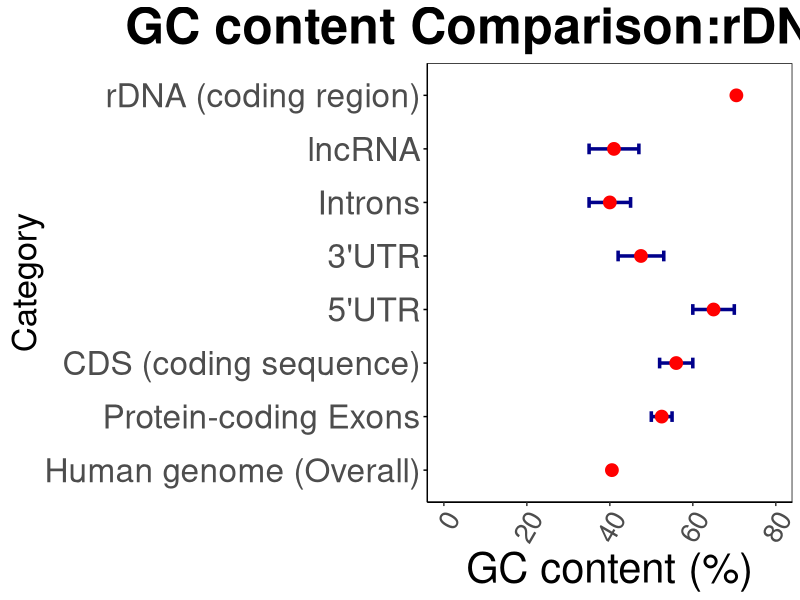
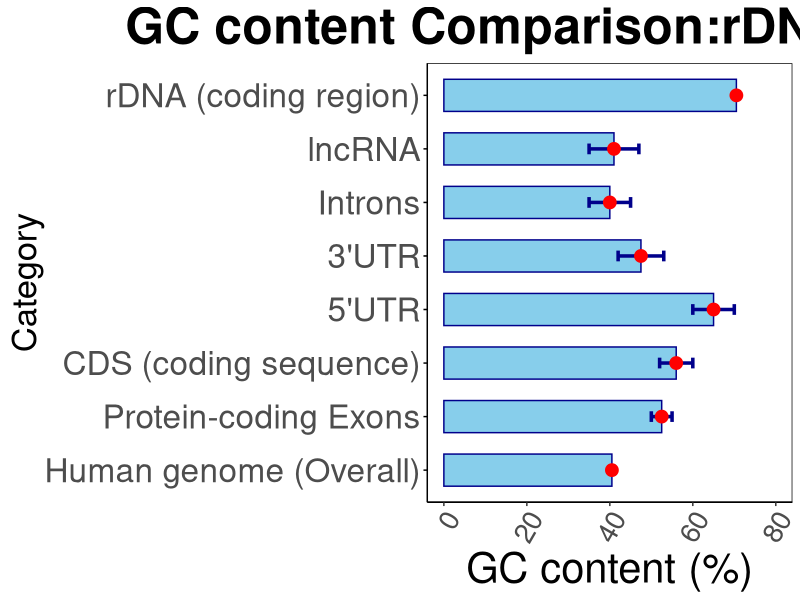

Write the R code that produced these figures, in order.
#I wanted to make bar graph for GC percent of different regions of genome. 
setwd("/Users/jyotiadala/Library/CloudStorage/OneDrive-SUNYUpstateMedicalUniversity/project/bruce_lab/project/rDNA/gc_content_human")


library(tidyverse)
library(data.table)

gc_ranges <- data.frame(
  Category = c("Human genome (Overall)", 
               "Protein-coding Exons", 
               "Introns", 
               "CDS (coding sequence)", 
               "5'UTR", 
               "3'UTR", 
               "lncRNA", 
               "rDNA (coding region)"),
  Min = c(40, 50, 35, 52, 60, 42,35, 70),
  Max = c(41, 55, 45, 60, 70, 53,47, 71)
)

gc_ranges$Category<- factor(gc_ranges$Category,
                             levels = c("Human genome (Overall)", "Protein-coding Exons",
                                        "CDS (coding sequence)", "5'UTR", "3'UTR",
                                        "Introns", "lncRNA","rDNA (coding region)"))

gc_rdna<- ggplot(gc_ranges, aes(x = Category, ymin = Min, ymax = Max)) +
  geom_errorbar(width = 0.2, color = "darkblue", size = 1.2) +
  geom_point(aes(y = (Min + Max)/2), size = 4, color = "red") +
  scale_y_continuous(limits =c(0,80), breaks=seq(0,80, by=20)) +
  labs(title = "GC content Comparison:rDNA vs Others",
       x = "Category",
       y = "GC content (%)") +
  theme(plot.title = element_text(hjust = 0.5, face = "bold"),
        text = element_text(size = 30),
        axis.line = element_line(color = "black"),
        panel.grid = element_blank(),
        panel.background = element_rect(fill = "white", color = "black"),
        axis.title.y = element_text(angle = 90, vjust = 0.5, hjust = 0.5, size = 25), # Center Y-axis title
        axis.ticks.y = element_line(color = "black"),
        axis.text.x = element_text(angle = 60, hjust = 1, size=20))+
  coord_flip() #you can remove this if you dont want then flipped ones then



ggsave("GC_content_comparison_rdna_vs_others_flipped.tiff", 
       plot =  gc_rdna, width=18, height = 10, dpi = 150)

#bruce also asked to make x axis in reverse to represent error bar


#bruce has not looked into this
gc_bar<- ggplot(gc_ranges, aes(x = Category, y= (Min+Max)/2)) +
  geom_col(fill = "skyblue", color = "darkblue", width = 0.6) +  # Bar plot
  geom_errorbar(aes(ymin=Min, ymax=Max), width = 0.2, color = "darkblue", size = 1.2) +
  geom_point(aes(y = (Min + Max)/2), size = 4, color = "red") +
  scale_y_continuous(limits =c(0,80), breaks=seq(0,80, by=20)) +
  labs(title = "GC content Comparison:rDNA vs Others",
       x = "Category",
       y = "GC content (%)") +
  theme(plot.title = element_text(hjust = 0.5, face = "bold"),
        text = element_text(size = 30),
        axis.line = element_line(color = "black"),
        panel.grid = element_blank(),
        panel.background = element_rect(fill = "white", color = "black"),
        axis.title.y = element_text(angle = 90, vjust = 0.5, hjust = 0.5, size = 25), # Center Y-axis title
        axis.ticks.y = element_line(color = "black"),
        axis.text.x = element_text(angle = 60, hjust = 1, size=20))+
  coord_flip() #you can remove this if you dont want then flipped ones then

ggsave("GC_content_comparison_rdna_vs_others_bar_flipped.tiff", 
       plot =  gc_bar, width=18, height = 10, dpi = 150)


